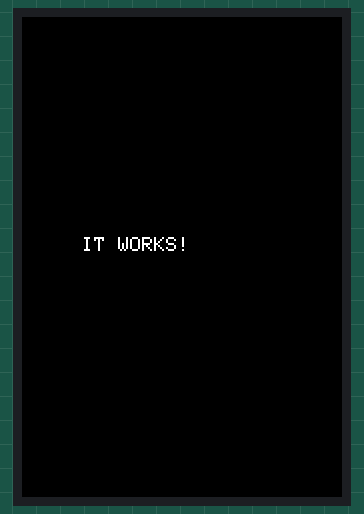
This sketch was run on a simulated ESP32-S3. Parts: 320×480 colour display. What the sketch prints to the serial monitor is not drawn.

Above: at 5.1 s.

The sketch:

display_test.ino
```cpp
/**
 * Minimal display test for JC3248W535C (AXS15231B, QSPI)
 * Uses Arduino_Canvas — required for this display to work.
 *
 * Board:  ESP32S3 Dev Module
 * PSRAM:  OPI PSRAM  ← must be enabled
 * Flash Size: 4MB
 * Partition Scheme: Huge APP (3MB No OTA/1MB SPIFFS)
 * USB CDC On Boot: Enabled
 *
 * Library: Arduino_GFX by moononournation
 */

#include <Arduino_GFX_Library.h>

#define LCD_CS   45
#define LCD_CLK  47
#define LCD_D0   21
#define LCD_D1   48
#define LCD_D2   40
#define LCD_D3   39
#define LCD_BL    1

Arduino_DataBus *bus     = nullptr;
Arduino_GFX     *display = nullptr;
Arduino_Canvas  *gfx     = nullptr;

void setup() {
  Serial.begin(115200);
  unsigned long t0 = millis();
  while (!Serial && millis() - t0 < 3000) delay(10);
  delay(200);

  Serial.println("=== display_test boot ===");

  Serial.print("step 1: PSRAM check — ");
  Serial.println(psramFound() ? "FOUND" : "NOT FOUND (will likely fail)");

  Serial.println("step 2: backlight ON");
  pinMode(LCD_BL, OUTPUT);
  digitalWrite(LCD_BL, HIGH);

  Serial.println("step 3: create QSPI bus");
  bus = new Arduino_ESP32QSPI(LCD_CS, LCD_CLK, LCD_D0, LCD_D1, LCD_D2, LCD_D3);

  Serial.println("step 4: create AXS15231B driver");
  display = new Arduino_AXS15231B(bus, GFX_NOT_DEFINED, 0, false, 320, 480);

  Serial.println("step 5: create Canvas (needs PSRAM for 300KB frame buffer)");
  gfx = new Arduino_Canvas(320, 480, display, 0, 0, 0);

  Serial.println("step 6: gfx->begin(40MHz)");
  if (!gfx->begin(40000000UL)) {
    Serial.println("ERROR: begin() returned false");
  }
  Serial.println("step 6: done");

  Serial.println("step 7: fill RED + flush");
  gfx->fillScreen(RED);
  gfx->flush();
  delay(1000);

  Serial.println("step 8: fill GREEN + flush");
  gfx->fillScreen(GREEN);
  gfx->flush();
  delay(1000);

  Serial.println("step 9: fill BLUE + flush");
  gfx->fillScreen(BLUE);
  gfx->flush();
  delay(1000);

  Serial.println("step 10: draw text + flush");
  gfx->fillScreen(BLACK);
  gfx->setTextColor(WHITE);
  gfx->setTextSize(2);
  gfx->setCursor(60, 220);
  gfx->print("IT WORKS!");
  gfx->flush();

  Serial.println("=== all done ===");
}

void loop() {
  delay(5000);
  Serial.println("[alive]");
}
```
